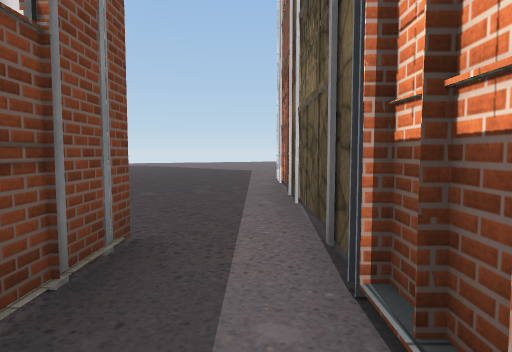
[1] (above)

24 first-person views from a walk through a Unity game level. The camera is 1.4 m above the floor, tilts 4° down and sees 75° across. Doors are open. The floor is counted in squares, 2 m on a side. Each view is taken from the middle of a square. On the plan, view 1 faces up. The plan holds only what a view shows up to about 10 squares ahead; the rest is blank. The place goes on beyond the plan. Some animated figures are not drawn. Some surface patterns are stand-ins.

[2]
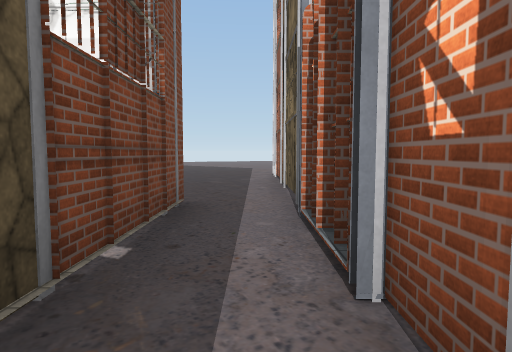

[3]
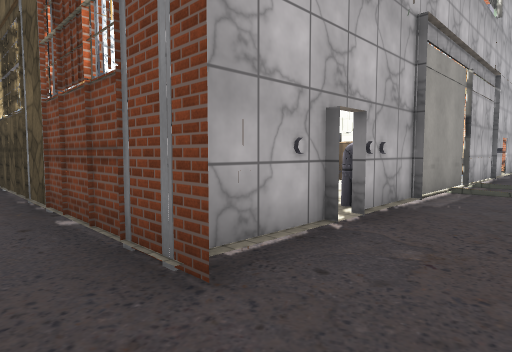

[4]
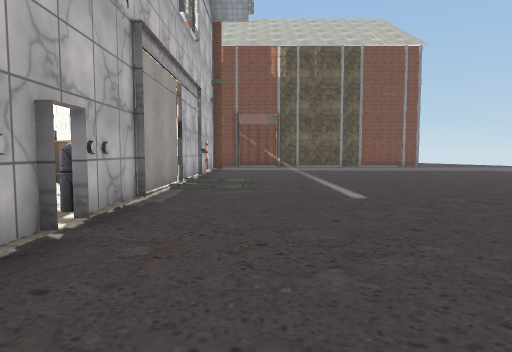

[5]
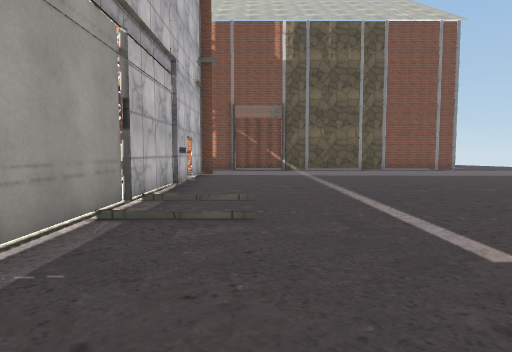

[6]
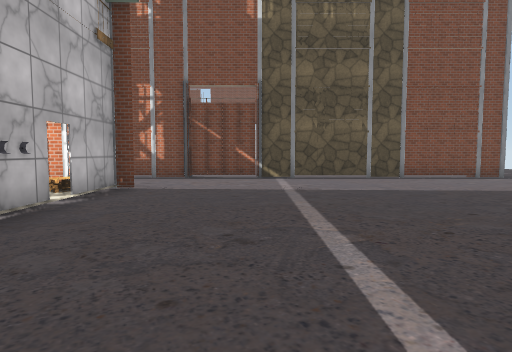

[7]
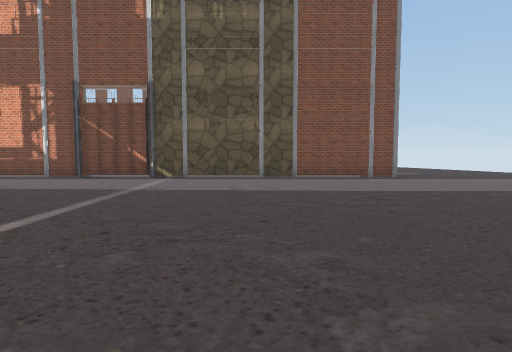

[8]
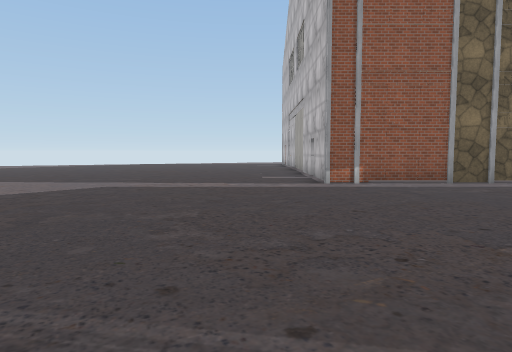

[9]
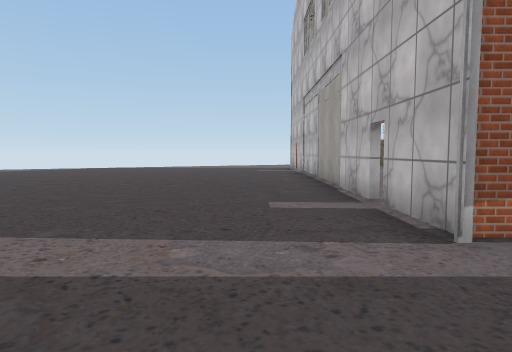

[10]
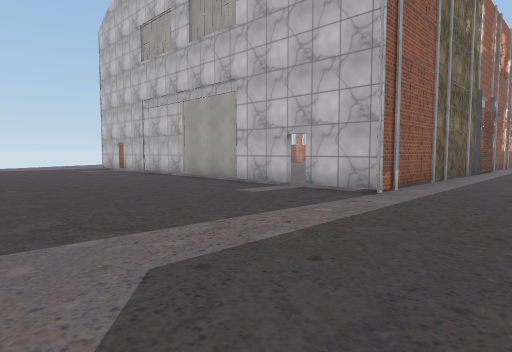

[11]
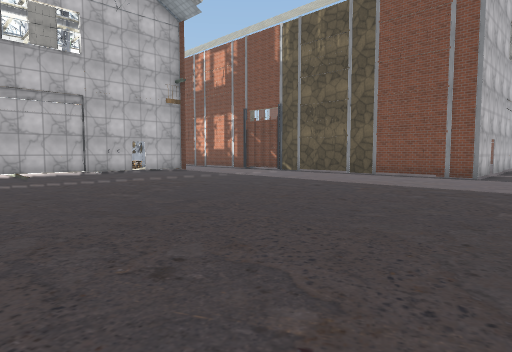

[12]
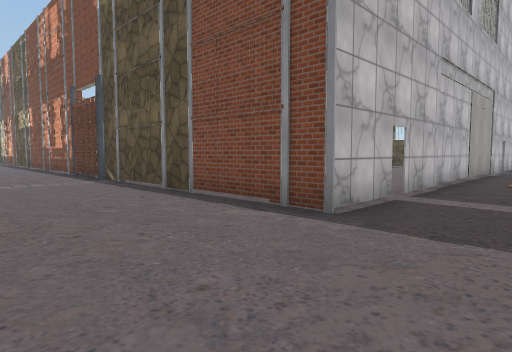

[13]
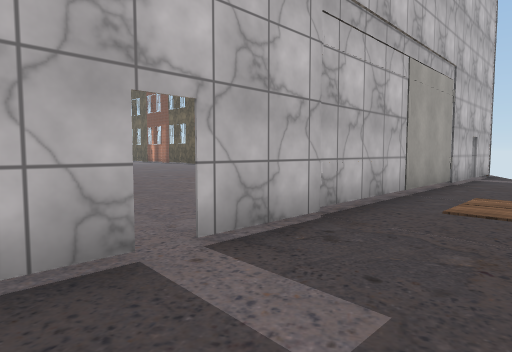

[14]
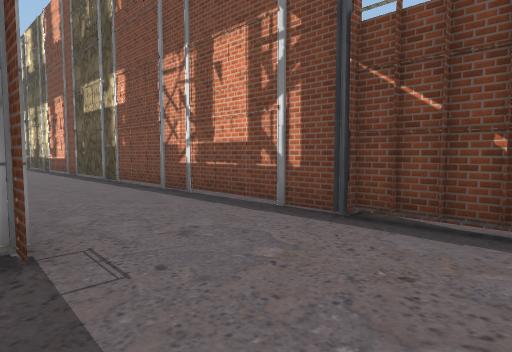

[15]
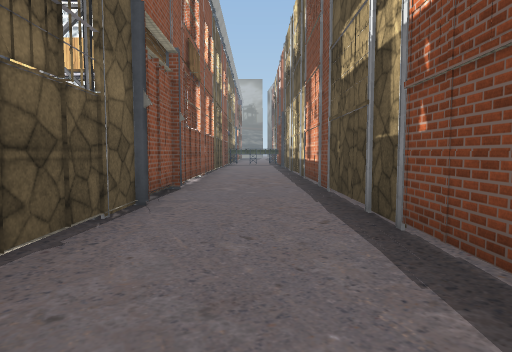

[16]
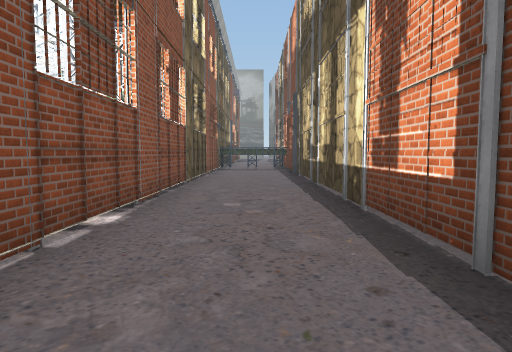

[17]
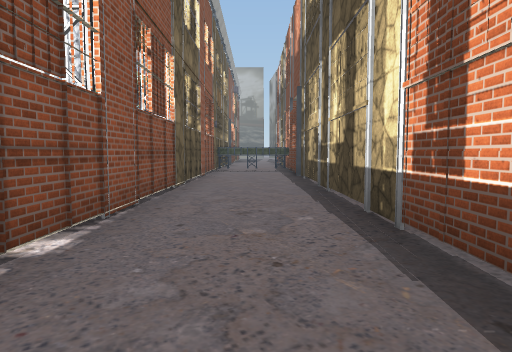

[18]
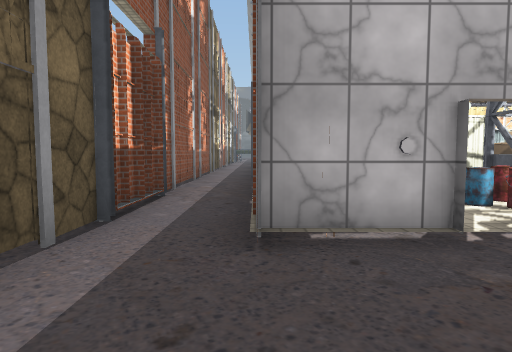

[19]
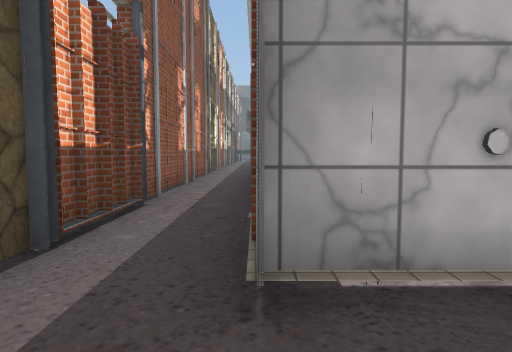

[20]
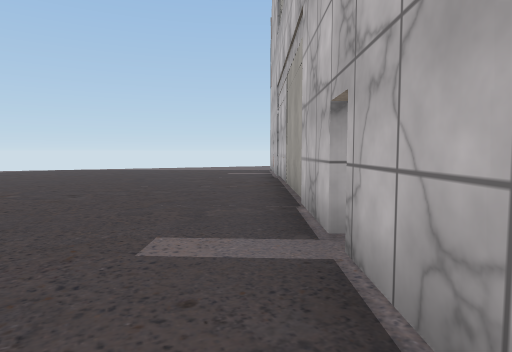

[21]
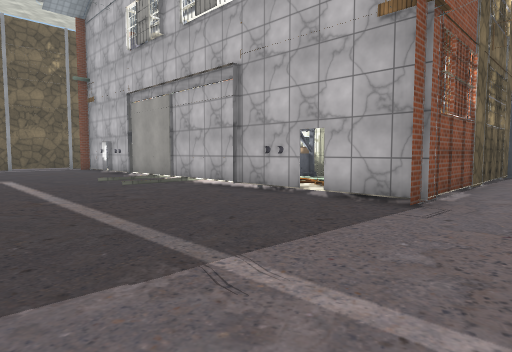

[22]
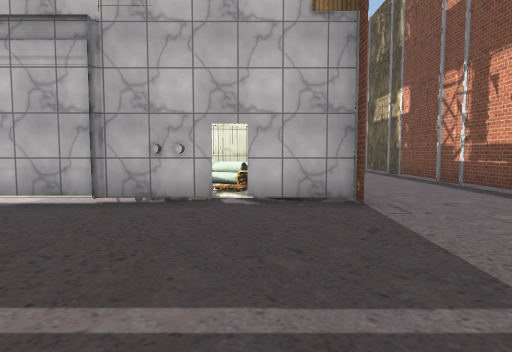

[23]
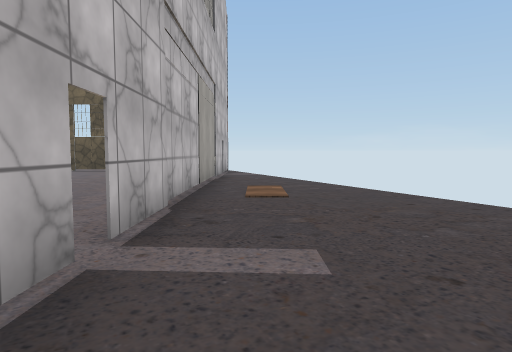

[24]
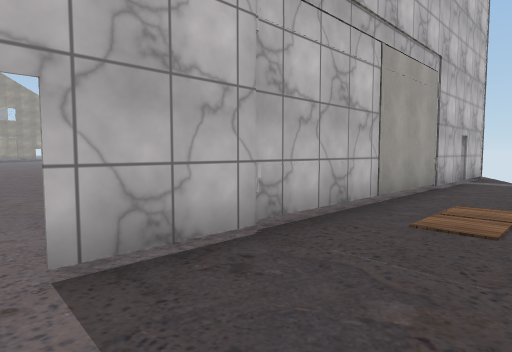

### Floor plan
Points are (right, up) in squares from view 1. A wall is a line through its corners. A room is listed if a view was taken in it or the views show most of it. See-through windows are left out.
Room 1 (views 1, 2)
walls: (0.6, -4.5) (0.6, 1.5); (0.6, 1.6) (0.6, 2.6); (-1, 2.8) (-1, -3.4)
ways out: opening at (0, 2) to room 2; opening at (0, -5)
Room 2 (views 3, 4, 5, 6, 7, 8, 9, 10, 11, 12, 13, 14, 15, 16, 17, 18, 19, 20, 21, 22, 23, 24)
walls: (-10.6, 2.3) (-4.4, 2.3); (-4.8, 1.4) (-5, 0.9); (-13.5, 1.7) (-12.8, 1.7); (-1.5, 2.3) (-1, 2.3); (0.6, 2.6) (0.6, 8.4) (2.3, 8.4); (2.6, 8.4) (7.5, 8.4); (-18, 11.9) (-16.3, 11.9) (-16.3, -16); (-13.4, -7.5) (-13.4, 2.8) (-13.4, 2.3) (-11.9, 2.3); (-26.8, 11.9) (-18.4, 11.9); (-13.4, -15.5) (-13.4, -10.4)
low walls: (-11.8, 0.6) (-11, 0.2)
ways out: opening at (0, 2) to room 1; open door at (-18, 12); open door at (-12, 2); open door at (2.5, 8)
objects: other object (-13, -1); other object (-11, 3); other object (-4, 1); other object (-3, 2); other object (-3, 3); other object (-2, 2)

Positions as (right, up) in squares from view 1, and headings:
1: (0, 0), facing up
2: (0, -2), facing up
3: (0, 4), facing down-left
4: (0, 4), facing left
5: (-3, 4), facing left
6: (-7, 5), facing left
7: (-7, 8), facing left
8: (-7, 10), facing right
9: (-2, 10), facing right
10: (-2, 14), facing down-right
11: (-6, 14), facing down-left
12: (-13, 14), facing down-left
13: (-17, 14), facing down-left
14: (-13, 5), facing down-left
15: (-15, 0), facing down
16: (-15, -5), facing down
17: (-15, -6), facing down
18: (-1, 5), facing down
19: (-1, 4), facing down
20: (0, 9), facing right
21: (-15, 7), facing down-right
22: (-12, 7), facing down
23: (-16, 13), facing left
24: (-18, 14), facing down-left
